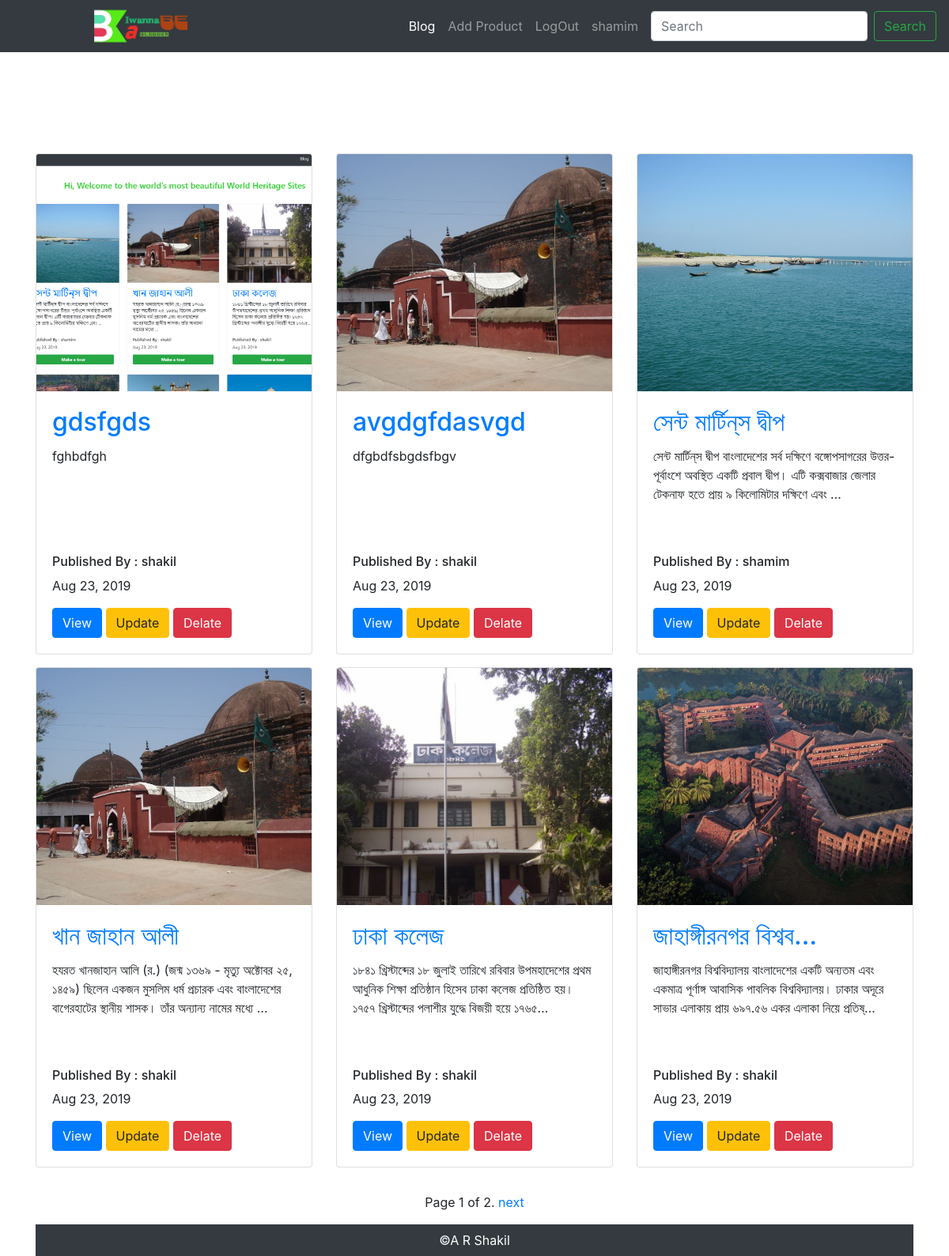
Page /blog/ (signed in) on the committed database.
### blog/models.py (models this page shows, shortened)
class Blog(models.Model):
    image = models.ImageField(upload_to='picture/')
    title = models.CharField(max_length=300)
    description = models.TextField()
    author = models.ForeignKey(User, on_delete=models.CASCADE)
    pub_date = models.DateTimeField(auto_now_add=True)
    def pub_date_pretty(self):
        return self.pub_date.strftime('%b %e, %Y')
    def image_tag(self):
        return format_html('<img src="/media/%s" width="100"/>'%self.image)
    image_tag.short_description = 'Image'
    class Meta:
        db_table ='Blog_Post'
        ordering = ["-id"]
        verbose_name = "Blog"
        verbose_name_plural = "Blogs"

### blog/views.py (the view)
# urls.py: path('', views.home, name='home'),
def home(request):
    blog_list = Blog.objects.all()
    paginator = Paginator(blog_list, 6)  # Show 25 contacts per page
    page = request.GET.get('page')
    blog = paginator.get_page(page)
    context = {
        'blog_list':blog
    }
    return render(request,"blog/blog_list.html",context)

### blog/templates/blog/blog_list.html (shortened to what this page needs)
{% extends 'base.html' %}
{% load static %}
{% block content %}
<div class="row">
    {% for blog in blog_list %}
    <div class="col-4 mb-3">
        <div class="card" onclick="window.location='{% url 'blog:detail' blog.id %}'">
            <img class="card-img-top" src="{{ blog.image.url }}" alt="Card image cap"
                 style="height:300px; object-fit:cover;">
            <div class="card-body">
                <a href="{% url 'blog:detail' blog.id %}"><h2 class="card-title">{{blog.title|truncatechars:18}}</h2>
                </a>
                <p class="card-text" style="height:120px;">{{blog.description|truncatechars:150}}</p>
                <h6>Published By : {{blog.author.username}}</h6>
                <p>{{blog.pub_date_pretty}}</p>
                {% if user.is_authenticated %}
                <a href="#" class="btn btn-primary">View</a>
                <a href="{% url 'blog:update' blog.id %}" class="btn btn-warning">Update</a>
                <a href="{% url 'blog:delete' blog.pk %}" class="btn btn-danger">Delate</a>
                {% else %}
                 <a href="#" class="btn btn-success form-control text-light font-weight-bold">Make a tour</a>
                {% endif %}
            </div>
        </div>
    </div>
    {% endfor %}
</div>
<div class="row my-3">
    <div class="col-12">
        <div class="pagination text-center justify-content-center">
    <span class="step-links">
        <span class="current">
            Page {{ blog_list.number }} of {{ blog_list.paginator.num_pages }}.
        </span>
        {% if blog_list.has_next %}
            <a href="?page={{ blog_list.next_page_number }}">next</a>
        {% endif %}
    </span>
        </div>
    </div>
</div>
{% endblock %}

### templates/base.html (shortened to what this page needs)
<!DOCTYPE html>
<html>
{% load static %}
<head>
    <link rel="stylesheet" href="https://stackpath.bootstrapcdn.com/bootstrap/4.3.1/css/bootstrap.min.css"
>
    <link rel="stylesheet" href="https://use.fontawesome.com/releases/v5.7.1/css/all.css">
    <link rel="stylesheet" type="text/css" href="{% static 'css/style.css' %}">
</head>
<body>
<nav class="navbar navbar-expand-lg navbar-dark bg-dark sticky-top">
    <a class="navbar-brand py-0" href="{% url 'blog:home' %}"><img src="{% static 'img/logo.png' %}" alt=""
                                                                   style="height:50px; padding-left:80px;"></a>
    <div class="collapse navbar-collapse" id="navbarSupportedContent">
        <ul class="navbar-nav ml-auto mr-2">
            <li class="nav-item active">
                <a class="nav-link" href="{% url 'blog:home' %}">Blog</a>
            </li>
            {% if user.is_authenticated %}
            <li class="nav-item">
                <a class="nav-link" href="{% url 'blog:create_product' %}">Add Product</a>
            </li>
            <li class="nav-item">
                <a class="nav-link" href="javascript:{document.getElementById('logout').submit()}">LogOut</a>
            </li>
            <li class="nav-item">
                <a class="nav-link" href="">{{user.username}}</a>
            </li>
            {% endif %}
        </ul>
        <form class="form-inline my-2 my-lg-0" action="{% url 'blog:search' %}" method="post">
            <input class="form-control mr-sm-2" type="search" placeholder="Search" aria-label="Search"
                   name="search_term" value="{{search_term}}">
            <button class="btn btn-outline-success my-2 my-sm-0" type="submit">Search</button>
        </form>
    </div>
</nav>
<div class="container">
    <div class="example1 text-center py-5">
    </div>
    {% block content %}
    {% endblock %}
    <footer class="text-center bg-dark text-white py-2">
        &copy;A R Shakil
    </footer>
</div>
</body>
</html>

### static/css/style.css (style rules this page uses)
.example1 { height: 50px; overflow: hidden; position: relative; }
.pb-5, .py-5 { padding-bottom: 5rem!important; }

### rows in the picture
Blog: image (picture), title "gdsfgds", description "fghbdfgh", author.username "shakil", pub_date_pretty "Aug 23, 2019"
Blog: image (picture), title "avgdgfdasvgd", description "dfgbdfsbgdsfbgv", author.username "shakil", pub_date_pretty "Aug 23, 2019"
Blog: image (picture), title "সেন্ট মার্টিন্‌স দ্বীপ", description "সেন্ট মার্টিন্‌স দ্বীপ বাংলাদেশের সর্ব দক্ষিণে বঙ্গোপসাগরের উত্তর-পূর্বাংশে অবস্থিত একটি প্রবাল দ্বীপ। এটি কক্সবাজার জেলার টেকনাফ হতে প্রায় ৯ কিলোমিটার দক্ষিণে এবং …", author.username "shamim", pub_date_pretty "Aug 23, 2019"
Blog: image (picture), title "খান জাহান আলী", description "হযরত খানজাহান আলি (র.) (জন্ম ১৩৬৯ - মৃত্যু অক্টোবর ২৫, ১৪৫৯) ছিলেন একজন মুসলিম ধর্ম প্রচারক এবং বাংলাদেশের বাগেরহাটের স্থানীয় শাসক। তাঁর অন্যান্য নামের মধ্যে …", author.username "shakil", pub_date_pretty "Aug 23, 2019"
Blog: image (picture), title "ঢাকা কলেজ", description "১৮৪১ খ্রিস্টাব্দের ১৮ জুলাই তারিখে রবিবার উপমহাদেশের প্রথম আধুনিক শিক্ষা প্রতিষ্ঠান হিসেব ঢাকা কলেজ প্রতিষ্ঠিত হয়। ১৭৫৭ খ্রিস্টাব্দের পলাশীর যুদ্ধে বিজয়ী হয়ে ১৭৬৫…", author.username "shakil", pub_date_pretty "Aug 23, 2019"
Blog: image (picture), title "জাহাঙ্গীরনগর বিশ্বব…", description "জাহাঙ্গীরনগর বিশ্ববিদ্যালয় বাংলাদেশের একটি অন্যতম এবং একমাত্র পূর্ণাঙ্গ আবাসিক পাবলিক বিশ্ববিদ্যালয়। ঢাকার অদূরে সাভার এলাকায় প্রায় ৬৯৭.৫৬ একর এলাকা নিয়ে প্রতিষ্…", author.username "shakil", pub_date_pretty "Aug 23, 2019"

### other values in the picture
{{ user.username }} "shamim"
{{ blog_list.number }} "1"
{{ blog_list.paginator.num_pages }} "2"
